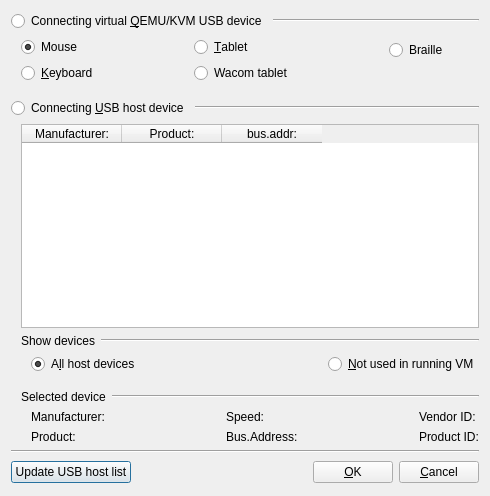
<?xml version="1.0" encoding="UTF-8"?>
<ui version="4.0">
 <class>Add_USB_Port_Window</class>
 <widget class="QDialog" name="Add_USB_Port_Window">
  <property name="geometry">
   <rect>
    <x>0</x>
    <y>0</y>
    <width>490</width>
    <height>496</height>
   </rect>
  </property>
  <property name="windowTitle">
   <string>Adding USB </string>
  </property>
  <property name="windowIcon">
   <iconset resource="../resources/images.qrc">
    <normaloff>:/usb.png</normaloff>:/usb.png</iconset>
  </property>
  <layout class="QVBoxLayout" name="verticalLayout_8">
   <item>
    <layout class="QHBoxLayout" name="horizontalLayout_2">
     <item>
      <widget class="QRadioButton" name="RB_QEMU_USB">
       <property name="sizePolicy">
        <sizepolicy hsizetype="Maximum" vsizetype="Fixed">
         <horstretch>0</horstretch>
         <verstretch>0</verstretch>
        </sizepolicy>
       </property>
       <property name="text">
        <string>Connecting virtual &amp;QEMU/KVM USB device</string>
       </property>
       <property name="checkable">
        <bool>false</bool>
       </property>
       <property name="checked">
        <bool>false</bool>
       </property>
       <property name="autoExclusive">
        <bool>false</bool>
       </property>
      </widget>
     </item>
     <item>
      <widget class="Line" name="line_3">
       <property name="orientation">
        <enum>Qt::Horizontal</enum>
       </property>
      </widget>
     </item>
    </layout>
   </item>
   <item>
    <widget class="QWidget" name="Widget_QEMU_Devices" native="true">
     <layout class="QHBoxLayout" name="horizontalLayout_5">
      <property name="leftMargin">
       <number>10</number>
      </property>
      <property name="topMargin">
       <number>0</number>
      </property>
      <property name="rightMargin">
       <number>0</number>
      </property>
      <item>
       <layout class="QVBoxLayout" name="verticalLayout">
        <item>
         <widget class="QRadioButton" name="RB_QEMU_Mouse">
          <property name="text">
           <string>Mouse</string>
          </property>
          <property name="checked">
           <bool>true</bool>
          </property>
         </widget>
        </item>
        <item>
         <widget class="QRadioButton" name="RB_QEMU_Keyboard">
          <property name="text">
           <string>&amp;Keyboard</string>
          </property>
         </widget>
        </item>
       </layout>
      </item>
      <item>
       <spacer name="horizontalSpacer_4">
        <property name="orientation">
         <enum>Qt::Horizontal</enum>
        </property>
        <property name="sizeHint" stdset="0">
         <size>
          <width>83</width>
          <height>20</height>
         </size>
        </property>
       </spacer>
      </item>
      <item>
       <layout class="QVBoxLayout" name="verticalLayout_2">
        <item>
         <widget class="QRadioButton" name="RB_QEMU_Tablet">
          <property name="text">
           <string>&amp;Tablet</string>
          </property>
         </widget>
        </item>
        <item>
         <widget class="QRadioButton" name="RB_QEMU_WacomTablet">
          <property name="text">
           <string>Wacom tablet</string>
          </property>
         </widget>
        </item>
       </layout>
      </item>
      <item>
       <spacer name="horizontalSpacer_5">
        <property name="orientation">
         <enum>Qt::Horizontal</enum>
        </property>
        <property name="sizeHint" stdset="0">
         <size>
          <width>83</width>
          <height>20</height>
         </size>
        </property>
       </spacer>
      </item>
      <item>
       <layout class="QVBoxLayout" name="verticalLayout_3">
        <item>
         <widget class="QRadioButton" name="RB_QEMU_Braille">
          <property name="text">
           <string>Braille</string>
          </property>
         </widget>
        </item>
        <item>
         <spacer name="horizontalSpacer_6">
          <property name="orientation">
           <enum>Qt::Horizontal</enum>
          </property>
          <property name="sizeHint" stdset="0">
           <size>
            <width>40</width>
            <height>20</height>
           </size>
          </property>
         </spacer>
        </item>
       </layout>
      </item>
     </layout>
    </widget>
   </item>
   <item>
    <layout class="QHBoxLayout" name="horizontalLayout_3">
     <item>
      <widget class="QRadioButton" name="RB_Host_USB">
       <property name="sizePolicy">
        <sizepolicy hsizetype="Maximum" vsizetype="Fixed">
         <horstretch>0</horstretch>
         <verstretch>0</verstretch>
        </sizepolicy>
       </property>
       <property name="text">
        <string>Connecting &amp;USB host device</string>
       </property>
       <property name="checkable">
        <bool>false</bool>
       </property>
       <property name="autoExclusive">
        <bool>false</bool>
       </property>
      </widget>
     </item>
     <item>
      <widget class="Line" name="line_2">
       <property name="orientation">
        <enum>Qt::Horizontal</enum>
       </property>
      </widget>
     </item>
    </layout>
   </item>
   <item>
    <widget class="QWidget" name="Widget_Host_Devices" native="true">
     <layout class="QVBoxLayout" name="verticalLayout_7">
      <property name="leftMargin">
       <number>10</number>
      </property>
      <property name="topMargin">
       <number>0</number>
      </property>
      <property name="rightMargin">
       <number>0</number>
      </property>
      <property name="bottomMargin">
       <number>0</number>
      </property>
      <item>
       <widget class="QTableWidget" name="Table_Host_USB">
        <property name="editTriggers">
         <set>QAbstractItemView::NoEditTriggers</set>
        </property>
        <property name="selectionMode">
         <enum>QAbstractItemView::SingleSelection</enum>
        </property>
        <property name="selectionBehavior">
         <enum>QAbstractItemView::SelectRows</enum>
        </property>
        <property name="verticalScrollMode">
         <enum>QAbstractItemView::ScrollPerPixel</enum>
        </property>
        <property name="horizontalScrollMode">
         <enum>QAbstractItemView::ScrollPerPixel</enum>
        </property>
        <column>
         <property name="text">
          <string>Manufacturer:</string>
         </property>
        </column>
        <column>
         <property name="text">
          <string>Product:</string>
         </property>
        </column>
        <column>
         <property name="text">
          <string>bus.addr:</string>
         </property>
        </column>
       </widget>
      </item>
      <item>
       <layout class="QHBoxLayout" name="horizontalLayout_6">
        <item>
         <widget class="QLabel" name="label_2">
          <property name="sizePolicy">
           <sizepolicy hsizetype="Maximum" vsizetype="Preferred">
            <horstretch>0</horstretch>
            <verstretch>0</verstretch>
           </sizepolicy>
          </property>
          <property name="text">
           <string>Show devices</string>
          </property>
         </widget>
        </item>
        <item>
         <widget class="Line" name="line_5">
          <property name="orientation">
           <enum>Qt::Horizontal</enum>
          </property>
         </widget>
        </item>
       </layout>
      </item>
      <item>
       <layout class="QHBoxLayout" name="horizontalLayout_7">
        <property name="leftMargin">
         <number>10</number>
        </property>
        <item>
         <widget class="QRadioButton" name="RB_Show_All">
          <property name="text">
           <string>A&amp;ll host devices</string>
          </property>
          <property name="checked">
           <bool>true</bool>
          </property>
         </widget>
        </item>
        <item>
         <spacer name="horizontalSpacer">
          <property name="orientation">
           <enum>Qt::Horizontal</enum>
          </property>
          <property name="sizeHint" stdset="0">
           <size>
            <width>13</width>
            <height>18</height>
           </size>
          </property>
         </spacer>
        </item>
        <item>
         <widget class="QRadioButton" name="RB_Show_Not_Used_Runtime">
          <property name="text">
           <string>&amp;Not used in running VM</string>
          </property>
         </widget>
        </item>
       </layout>
      </item>
      <item>
       <spacer name="verticalSpacer">
        <property name="orientation">
         <enum>Qt::Vertical</enum>
        </property>
        <property name="sizeType">
         <enum>QSizePolicy::Fixed</enum>
        </property>
        <property name="sizeHint" stdset="0">
         <size>
          <width>100</width>
          <height>10</height>
         </size>
        </property>
       </spacer>
      </item>
      <item>
       <layout class="QHBoxLayout" name="horizontalLayout_4">
        <item>
         <widget class="QLabel" name="Label_Selected_Device">
          <property name="sizePolicy">
           <sizepolicy hsizetype="Maximum" vsizetype="Preferred">
            <horstretch>0</horstretch>
            <verstretch>0</verstretch>
           </sizepolicy>
          </property>
          <property name="text">
           <string>Selected device</string>
          </property>
         </widget>
        </item>
        <item>
         <widget class="Line" name="line_4">
          <property name="orientation">
           <enum>Qt::Horizontal</enum>
          </property>
         </widget>
        </item>
       </layout>
      </item>
      <item>
       <layout class="QHBoxLayout" name="horizontalLayout_8">
        <property name="leftMargin">
         <number>10</number>
        </property>
        <item>
         <layout class="QVBoxLayout" name="verticalLayout_4">
          <item>
           <widget class="QLabel" name="S_Manufacturer">
            <property name="text">
             <string>Manufacturer:</string>
            </property>
           </widget>
          </item>
          <item>
           <widget class="QLabel" name="S_Product">
            <property name="text">
             <string>Product:</string>
            </property>
           </widget>
          </item>
         </layout>
        </item>
        <item>
         <spacer name="horizontalSpacer_7">
          <property name="orientation">
           <enum>Qt::Horizontal</enum>
          </property>
          <property name="sizeHint" stdset="0">
           <size>
            <width>123</width>
            <height>20</height>
           </size>
          </property>
         </spacer>
        </item>
        <item>
         <layout class="QVBoxLayout" name="verticalLayout_5">
          <item>
           <widget class="QLabel" name="S_Speed">
            <property name="text">
             <string>Speed:</string>
            </property>
           </widget>
          </item>
          <item>
           <widget class="QLabel" name="S_BusAddr">
            <property name="text">
             <string>Bus.Address:</string>
            </property>
           </widget>
          </item>
         </layout>
        </item>
        <item>
         <spacer name="horizontalSpacer_8">
          <property name="orientation">
           <enum>Qt::Horizontal</enum>
          </property>
          <property name="sizeHint" stdset="0">
           <size>
            <width>122</width>
            <height>20</height>
           </size>
          </property>
         </spacer>
        </item>
        <item>
         <layout class="QVBoxLayout" name="verticalLayout_6">
          <item>
           <widget class="QLabel" name="S_Vendor_ID">
            <property name="text">
             <string>Vendor ID:</string>
            </property>
           </widget>
          </item>
          <item>
           <widget class="QLabel" name="S_Product_ID">
            <property name="text">
             <string>Product ID:</string>
            </property>
           </widget>
          </item>
         </layout>
        </item>
       </layout>
      </item>
     </layout>
    </widget>
   </item>
   <item>
    <widget class="Line" name="line">
     <property name="orientation">
      <enum>Qt::Horizontal</enum>
     </property>
    </widget>
   </item>
   <item>
    <layout class="QHBoxLayout" name="horizontalLayout">
     <item>
      <widget class="QPushButton" name="Button_Update_Host_USB">
       <property name="sizePolicy">
        <sizepolicy hsizetype="Maximum" vsizetype="Fixed">
         <horstretch>0</horstretch>
         <verstretch>0</verstretch>
        </sizepolicy>
       </property>
       <property name="text">
        <string>Update USB host list</string>
       </property>
       <property name="icon">
        <iconset resource="../resources/images.qrc">
         <normaloff>:/update.png</normaloff>:/update.png</iconset>
       </property>
      </widget>
     </item>
     <item>
      <spacer name="horizontalSpacer_3">
       <property name="orientation">
        <enum>Qt::Horizontal</enum>
       </property>
       <property name="sizeHint" stdset="0">
        <size>
         <width>68</width>
         <height>26</height>
        </size>
       </property>
      </spacer>
     </item>
     <item>
      <widget class="QPushButton" name="Button_OK">
       <property name="text">
        <string>&amp;OK</string>
       </property>
       <property name="icon">
        <iconset resource="../resources/images.qrc">
         <normaloff>:/ok.png</normaloff>:/ok.png</iconset>
       </property>
      </widget>
     </item>
     <item>
      <widget class="QPushButton" name="Button_Cancel">
       <property name="text">
        <string>&amp;Cancel</string>
       </property>
       <property name="icon">
        <iconset resource="../resources/images.qrc">
         <normaloff>:/cancel.png</normaloff>:/cancel.png</iconset>
       </property>
      </widget>
     </item>
    </layout>
   </item>
  </layout>
 </widget>
 <tabstops>
  <tabstop>RB_QEMU_USB</tabstop>
  <tabstop>RB_QEMU_Mouse</tabstop>
  <tabstop>RB_QEMU_Keyboard</tabstop>
  <tabstop>RB_QEMU_Tablet</tabstop>
  <tabstop>RB_QEMU_WacomTablet</tabstop>
  <tabstop>RB_QEMU_Braille</tabstop>
  <tabstop>RB_Host_USB</tabstop>
  <tabstop>Table_Host_USB</tabstop>
  <tabstop>RB_Show_All</tabstop>
  <tabstop>RB_Show_Not_Used_Runtime</tabstop>
  <tabstop>Button_Update_Host_USB</tabstop>
  <tabstop>Button_OK</tabstop>
  <tabstop>Button_Cancel</tabstop>
 </tabstops>
 <resources>
  <include location="../resources/images.qrc"/>
 </resources>
 <connections>
  <connection>
   <sender>Button_Cancel</sender>
   <signal>clicked()</signal>
   <receiver>Add_USB_Port_Window</receiver>
   <slot>reject()</slot>
   <hints>
    <hint type="sourcelabel">
     <x>466</x>
     <y>381</y>
    </hint>
    <hint type="destinationlabel">
     <x>496</x>
     <y>328</y>
    </hint>
   </hints>
  </connection>
  <connection>
   <sender>Button_OK</sender>
   <signal>clicked()</signal>
   <receiver>Add_USB_Port_Window</receiver>
   <slot>accept()</slot>
   <hints>
    <hint type="sourcelabel">
     <x>364</x>
     <y>386</y>
    </hint>
    <hint type="destinationlabel">
     <x>273</x>
     <y>377</y>
    </hint>
   </hints>
  </connection>
 </connections>
</ui>
